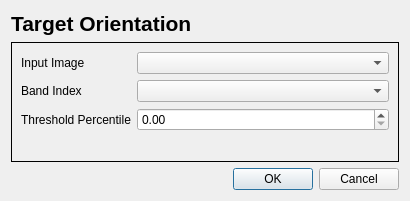
<?xml version="1.0" encoding="UTF-8"?>
<ui version="4.0">
 <class>TargetOrientationDialogBase</class>
 <widget class="QDialog" name="TargetOrientationDialogBase">
  <property name="geometry">
   <rect>
    <x>0</x>
    <y>0</y>
    <width>410</width>
    <height>201</height>
   </rect>
  </property>
  <property name="windowTitle">
   <string>Target Orientation</string>
  </property>
  <layout class="QGridLayout" name="gridLayout">
   <item row="6" column="0">
    <widget class="QDialogButtonBox" name="button_box">
     <property name="orientation">
      <enum>Qt::Horizontal</enum>
     </property>
     <property name="standardButtons">
      <set>QDialogButtonBox::Cancel|QDialogButtonBox::Ok</set>
     </property>
    </widget>
   </item>
   <item row="1" column="0" alignment="Qt::AlignLeft|Qt::AlignTop">
    <widget class="QLabel" name="label">
     <property name="text">
      <string>&lt;html&gt;&lt;head/&gt;&lt;body&gt;&lt;p&gt;&lt;span style=&quot; font-size:16pt; font-weight:600;&quot;&gt;Target Orientation&lt;/span&gt;&lt;/p&gt;&lt;/body&gt;&lt;/html&gt;</string>
     </property>
    </widget>
   </item>
   <item row="2" column="0">
    <widget class="QStackedWidget" name="stackedWidget">
     <property name="frameShape">
      <enum>QFrame::Box</enum>
     </property>
     <widget class="QWidget" name="stackedWidgetPage1">
      <layout class="QFormLayout" name="formLayout">
       <item row="1" column="0">
        <widget class="QLabel" name="bandIndexLabel">
         <property name="text">
          <string>Band Index</string>
         </property>
        </widget>
       </item>
       <item row="2" column="0">
        <widget class="QLabel" name="percentileLabel">
         <property name="text">
          <string>Threshold Percentile</string>
         </property>
        </widget>
       </item>
       <item row="2" column="1">
        <widget class="QDoubleSpinBox" name="percentileDoubleSpinBox">
         <property name="toolTip">
          <string>&lt;html&gt;&lt;head/&gt;&lt;body&gt;&lt;p&gt;Percentile value to find edge threshold&lt;/p&gt;&lt;/body&gt;&lt;/html&gt;</string>
         </property>
        </widget>
       </item>
       <item row="0" column="0">
        <widget class="QLabel" name="inputImageLabel">
         <property name="text">
          <string>Input Image</string>
         </property>
        </widget>
       </item>
       <item row="0" column="1">
        <widget class="QgsMapLayerComboBox" name="inputMapLayerComboBox">
         <property name="toolTip">
          <string>&lt;html&gt;&lt;head/&gt;&lt;body&gt;&lt;p&gt;Input image file name&lt;/p&gt;&lt;/body&gt;&lt;/html&gt;</string>
         </property>
        </widget>
       </item>
       <item row="1" column="1">
        <widget class="QgsRasterBandComboBox" name="bandRasterBandComboBox">
         <property name="toolTip">
          <string>&lt;html&gt;&lt;head/&gt;&lt;body&gt;&lt;p&gt;Band Index&lt;/p&gt;&lt;p&gt;&lt;br/&gt;&lt;/p&gt;&lt;/body&gt;&lt;/html&gt;</string>
         </property>
        </widget>
       </item>
      </layout>
     </widget>
    </widget>
   </item>
  </layout>
 </widget>
 <customwidgets>
  <customwidget>
   <class>QgsMapLayerComboBox</class>
   <extends>QComboBox</extends>
   <header>qgsmaplayercombobox.h</header>
  </customwidget>
  <customwidget>
   <class>QgsRasterBandComboBox</class>
   <extends>QComboBox</extends>
   <header>qgsrasterbandcombobox.h</header>
  </customwidget>
 </customwidgets>
 <resources/>
 <connections>
  <connection>
   <sender>button_box</sender>
   <signal>accepted()</signal>
   <receiver>TargetOrientationDialogBase</receiver>
   <slot>accept()</slot>
   <hints>
    <hint type="sourcelabel">
     <x>20</x>
     <y>20</y>
    </hint>
    <hint type="destinationlabel">
     <x>20</x>
     <y>20</y>
    </hint>
   </hints>
  </connection>
  <connection>
   <sender>button_box</sender>
   <signal>rejected()</signal>
   <receiver>TargetOrientationDialogBase</receiver>
   <slot>reject()</slot>
   <hints>
    <hint type="sourcelabel">
     <x>20</x>
     <y>20</y>
    </hint>
    <hint type="destinationlabel">
     <x>20</x>
     <y>20</y>
    </hint>
   </hints>
  </connection>
 </connections>
</ui>
